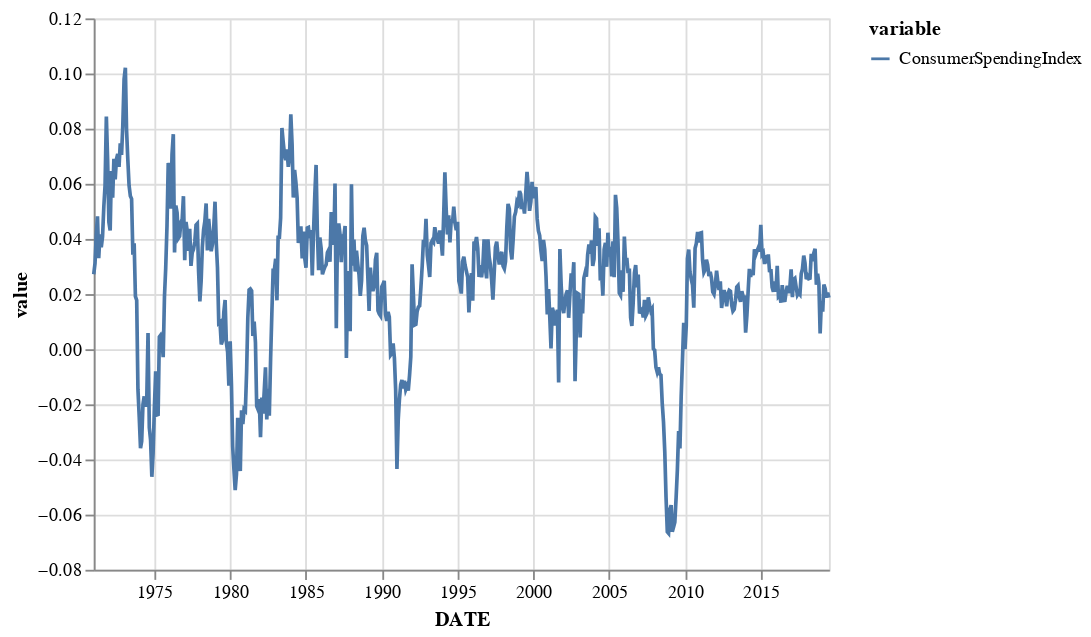

The notebook cell this image was saved under:
### Code cell
data = consumer_index.reset_index().melt('DATE')

alt.Chart(data).mark_line().encode(
    x='DATE',
    y='value',
    color='variable'
)

### Figure 1 — Vega-Lite specification as saved in the notebook (floating-point values rounded to 4 significant figures; data arrays with more than 128 entries replaced by an {"elided": "..."} marker saying what was removed)
{"$schema": "https://vega.github.io/schema/vega-lite/v3.3.0.json", "config": {"mark": {"tooltip": null}, "view": {"height": 300, "width": 400}}, "data": {"name": "data-1bbcc53c3f7ac47d5fdca15d085c9624"}, "datasets": {"data-1bbcc53c3f7ac47d5fdca15d085c9624": {"elided": "583 records"}}, "encoding": {"color": {"field": "variable", "type": "nominal"}, "x": {"field": "DATE", "type": "temporal"}, "y": {"field": "value", "type": "quantitative"}}, "mark": "line"}
